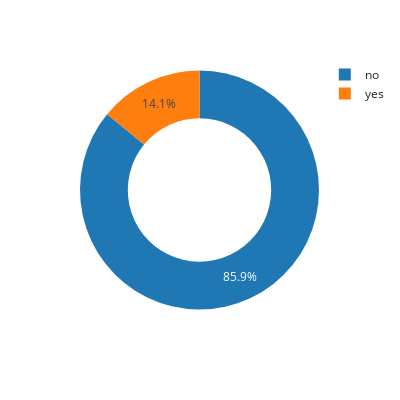
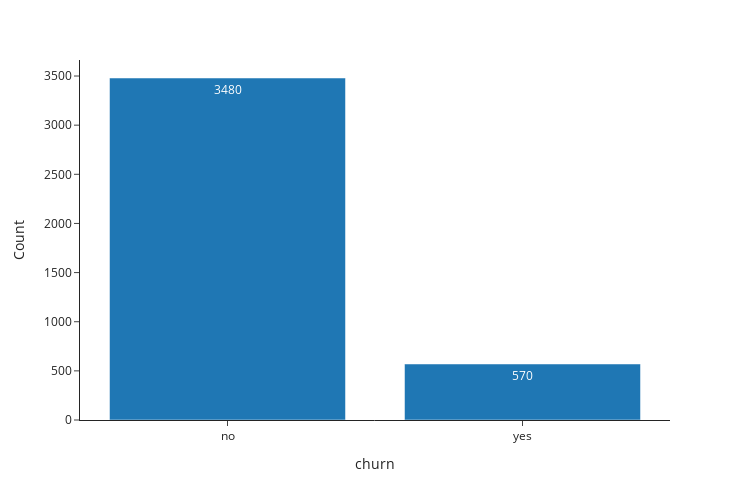

Notebook cell for these charts, in order:
### Code cell
uni_obj_cat(df,'churn')

### Figure 1 — Plotly figure (JSON) as saved in the notebook; plotly's stock layout.template omitted (floating-point values rounded to 4 significant figures)
{"data": [{"domain": {"x": [0, 1], "y": [0, 1]}, "hole": 0.6, "hovertemplate": "Churn=%{label}<br>Count=%{value}<extra></extra>", "labels": ["no", "yes"], "legendgroup": "", "name": "", "showlegend": true, "type": "pie", "values": [3480, 570]}], "layout": {"height": 400, "legend": {"tracegroupgap": 0}, "margin": {"t": 60}, "width": 400}}

### Figure 2 — Plotly figure (JSON) as saved in the notebook; plotly's stock layout.template omitted (floating-point values rounded to 4 significant figures)
{"data": [{"alignmentgroup": "True", "hovertemplate": "churn=%{x}<br>Count=%{y}<extra></extra>", "legendgroup": "", "marker": {"color": "#1F77B4", "pattern": {"shape": ""}}, "name": "", "offsetgroup": "", "orientation": "v", "showlegend": false, "textposition": "auto", "texttemplate": "%{y}", "type": "bar", "x": ["no", "yes"], "xaxis": "x", "y": [3480, 570], "yaxis": "y"}], "layout": {"barmode": "relative", "height": 500, "legend": {"tracegroupgap": 0}, "margin": {"t": 60}, "width": 750, "xaxis": {"anchor": "y", "autorange": true, "domain": [0, 1], "range": [-0.5, 1.5], "title": {"text": "churn"}, "type": "category"}, "yaxis": {"anchor": "x", "autorange": true, "domain": [0, 1], "range": [0, 3663.0], "title": {"text": "Count"}, "type": "linear"}}}
